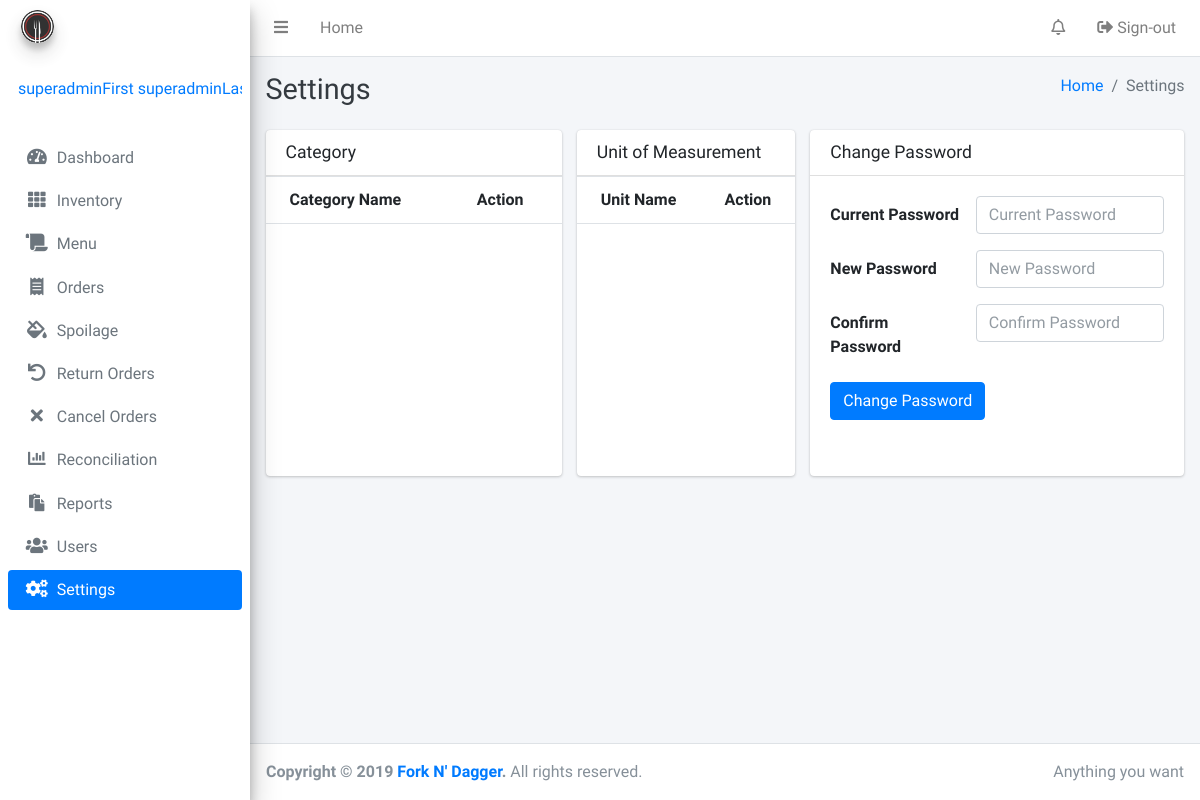
/settings.php (signed in), run on an earlier commit of the app's database.
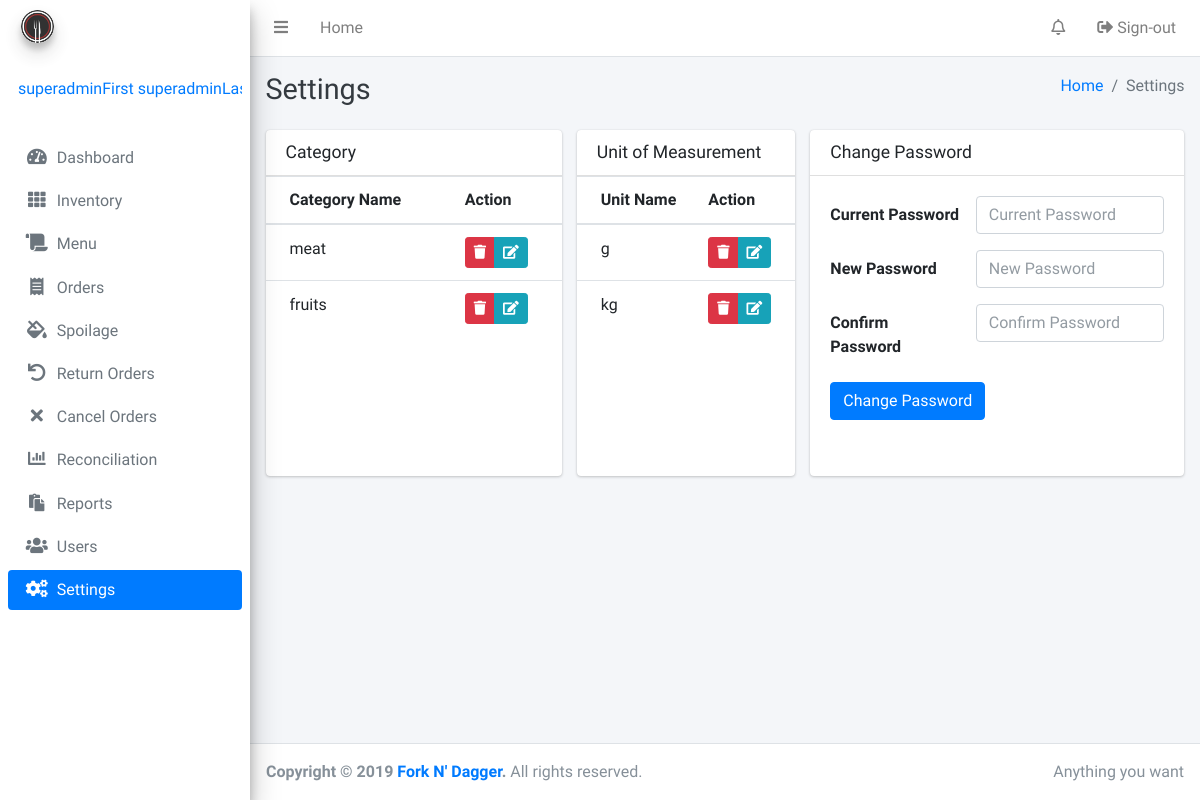
And on a later commit of the database.
### tables this page shows
CREATE TABLE IF NOT EXISTS `category` (
  `id` bigint(255) NOT NULL AUTO_INCREMENT,
  `categoryname` varchar(255) NOT NULL,
  PRIMARY KEY (`id`),
  UNIQUE KEY `categoryname` (`categoryname`)
);

CREATE TABLE IF NOT EXISTS `uom` (
  `id` bigint(255) NOT NULL AUTO_INCREMENT,
  `uomname` varchar(255) NOT NULL,
  PRIMARY KEY (`id`),
  UNIQUE KEY `name` (`uomname`)
);

### inc/session.php (called while the page is built, shortened)
<?php
	include 'inc/conn.php';;
	if(isset($_SESSION['admin'])){
		$query = $conn -> prepare("SELECT * FROM admins WHERE id = ? ");
		$query -> bind_param("s", $variable);
		$query -> execute();
		$result = $query->get_result();
		$user = mysqli_fetch_assoc($result);
		$role = $user['role'];
	}
	else{
		header('location: home.php');
		exit();
	}
?>

### settings.php (the view, shortened to what this page needs)
<?php include 'inc/session.php'; ?>
<?php include 'inc/header.php'; ?>
<body class="hold-transition sidebar-mini">
<div class="wrapper">
<?php
$current = "settings";
include 'inc/navbar.php'; ?>
        <?php if ($role == 'Super User'): ?>
  <div class="content-wrapper">
    <div class="content-header">
      <div class="container-fluid">
        <div class="row mb-2">
          <div class="col-sm-6">
            <h1 class="m-0 text-dark">Settings</h1>
          </div>
          <div class="col-sm-6">
            <ol class="breadcrumb float-sm-right">
              <li class="breadcrumb-item"><a href="home.php">Home</a></li>
              <li class="breadcrumb-item active">Settings</li>
            </ol>
          </div>
        </div>
      </div>
    </div>
    <div class="content">
      <div class="container-fluid">
         <div class="row">
          <div class="col-4">
            <div class="card">
              <div class="card-header">
                <h3 class="card-title"><h3 class="card-title">Category</h3></h3>
              </div>
              <div class="card-body table-responsive p-0" style="height: 300px;">
                <table class="table table-head-fixed">
                  <thead>
                  <tr>
                    <th width="170">Category Name</th>
                    <th width="30">Action</th>
                  </tr>
                  </thead>
                  <tbody>
                  <?php
                  $result3 = mysqli_query($conn, "SELECT * FROM category");
                  while ($row = mysqli_fetch_array($result3)) {
                        ?>
                  <tr>
                    <td><?php echo $row['categoryname'];?></td>
                    <td>
                      <div class="btn-group btn-group-sm">
                        <a data-toggle='modal' data-target='#deletecat<?php echo $row['id']; ?>' href='#deletecat?id=<?php echo $row['id']; ?>' class="btn btn-danger"><i class="fas fa-trash"></i></a>
                        <a data-toggle='modal' data-target='#editcat<?php echo $row['id']; ?>' href='#editcat?id=<?php echo $row['id']; ?>' class="btn btn-info"><i class="fas fa-edit"></i></a>
                      </div>
                    </td>
                  </tr>
                  <?php   } ?>
                  </tbody>
                </table>
              </div>
            </div>
          </div>
          <div class="col-3">
            <div class="card">
              <div class="card-header">
                <h3 class="card-title">Unit of Measurement</h3>
              </div>
              <div class="card-body table-responsive p-0" style="height: 300px;">
                <table class="table table-head-fixed">
                  <thead>
                  <tr>
                    <th width="170">Unit Name</th>
                    <th width="30">Action</th>
                  </tr>
                  </thead>
                  <tbody>
                  <?php
                  $result3 = mysqli_query($conn, "SELECT * FROM uom");
                  while ($row = mysqli_fetch_array($result3)) {
                        ?>
                  <tr>
                    <td><?php echo $row['uomname'];?></td>
                    <td>
                      <div class="btn-group btn-group-sm">
                        <a data-toggle='modal' data-target='#deleteuom<?php echo $row['id']; ?>' href='#deleteuom?id=<?php echo $row['id']; ?>' class="btn btn-danger"><i class="fas fa-trash"></i></a>
                        <a data-toggle='modal' data-target='#edituom<?php echo $row['id']; ?>' href='#edituom?id=<?php echo $row['id']; ?>' class="btn btn-info"><i class="fas fa-edit"></i></a>
                      </div>
                    </td>
                  </tr>
                  <?php   } ?>
                  </tbody>
                </table>
              </div>
            </div>
          </div>
            <div class="col-5">
            <div class="card">
              <div class="card-header">
                <h3 class="card-title">Change Password</h3>
              </div>
              <div class="card-body" style="height: 300px;">
                <form role="form" action="settings.php" method="POST">
                <div class="form-group row">
                  <label for="currentpassword" class="col-sm-5 col-form-label">Current Password</label>
                  <div class="col-sm-7">
                    <input type="password" class="form-control" placeholder="Current Password" name="currentpassword" required>
                  </div>
                </div>
                <div class="form-group row">
                  <label for="newpassword" class="col-sm-5 col-form-label">New Password</label>
                  <div class="col-sm-7">
                    <input type="password" class="form-control" placeholder="New Password" name="password" required>
                  </div>
                </div>
                <div class="form-group row">
                  <label for="cpassword" class="col-sm-5 col-form-label">Confirm Password</label>
                  <div class="col-sm-7">
                    <input type="password" class="form-control" placeholder="Confirm Password" name="cpassword" required>
                  </div>
                </div>
                <button type="submit" class="btn btn-primary" name="submit2">Change Password</button>
              </form>
              </div>
            </div>
             </div>
        </div>
      </div>
    </div>
  </div>
  <?php endif ?>
  <?php include 'inc/footer.php'; ?>
</div>
</body>
</html>

### inc/header.php (shortened to what this page needs)
<!DOCTYPE html>
<html lang="en">
<head>
  <link rel="stylesheet" href="plugins/fontawesome-free/css/all.min.css">
  <link rel="stylesheet" href="dist/css/adminlte.min.css">
  <link rel="stylesheet" href="plugins/datatables-bs4/css/dataTables.bootstrap4.css">
  <link rel="stylesheet" href="plugins/select2/css/select2.min.css">
  <link rel="stylesheet" href="plugins/select2-bootstrap4-theme/select2-bootstrap4.min.css">
  <link rel="stylesheet" href="plugins/icheck-bootstrap/icheck-bootstrap.min.css">
  <link rel="stylesheet" href="plugins/toastr/toastr.min.css">
</head>

### inc/navbar.php (shortened to what this page needs)
  <nav class="main-header navbar navbar-expand navbar-white navbar-light">
    <ul class="navbar-nav">
      <li class="nav-item">
        <a class="nav-link" data-widget="pushmenu" href="#"><i class="fas fa-bars"></i></a>
      </li>
      <li class="nav-item d-none d-sm-inline-block">
        <a href="index3.html" class="nav-link">Home</a>
      </li>
    </ul>
    <ul class="navbar-nav ml-auto">
      <li class="nav-item dropdown">
        <a class="nav-link" data-toggle="dropdown" href="#">
          <i class="far fa-bell"></i>
        </a>
      </li>
      <li class="nav-item">
        <a class="nav-link" href="logout.php"><i class="nav-icon fas fa-sign-out-alt"></i> Sign-out</a>
      </li>
    </ul>
  </nav>
  <aside class="main-sidebar sidebar-gray elevation-4">
    <a href="index3.html" class="brand-link">
      <img src="image/logo.png" alt="Fork N' Dagger Logo" class="brand-image img-circle elevation-3"
           style="opacity: .8">
      <span class="brand-text font-weight-light">Fork N' Dagger</span>
    </a>
    <div class="sidebar">
      <div class="user-panel mt-3 pb-3 mb-3 d-flex">
        <div class="info">
          <a href="#" class="d-block"><?php echo $user['firstname']. ' '.$user['lastname']; ?></a>
        </div>
      </div>
<?php
switch ($role): ?>
<?php case "Super User": ?>
      <nav class="mt-2">
        <ul class="nav nav-pills nav-sidebar flex-column" data-widget="treeview" role="menu" data-accordion="false">
          <li class="nav-item">
            <a href="index.php" class="nav-link <?php if($current == 'Dashboard') {echo 'active';} ?>">
              <i class="nav-icon fas fa-tachometer-alt"></i>
              <p>
                Dashboard
              </p>
            </a>
          </li>
          <li class="nav-item">
            <a href="inventory.php" class="nav-link <?php if($current == 'inventory') {echo 'active';} ?>" >
              <i class="nav-icon fas fa-th"></i>
              <p>
                Inventory
              </p>
            </a>
          </li>
          <li class="nav-item">
            <a href="menu.php" class="nav-link <?php if($current == 'menu') {echo 'active';} ?>">
              <i class="nav-icon fas fa-scroll"></i>
              <p>
                Menu
              </p>
            </a>
          </li>
          <li class="nav-item">
            <a href="order.php" class="nav-link <?php if($current == 'order') {echo 'active';} ?>">
              <i class="nav-icon fas fa-receipt"></i>
              <p>
                Orders
              </p>
            </a>
          </li>
          <li class="nav-item">
            <a href="spoilage.php" class="nav-link <?php if($current == 'spoilage') {echo 'active';} ?>">
              <i class="nav-icon fas fa-fill-drip"></i>
              <p>
                Spoilage
              </p>
            </a>
          </li>
          <li class="nav-item">
            <a href="returnorders.php" class="nav-link <?php if($current == 'return') {echo 'active';} ?>">
              <i class="nav-icon fas fa-undo"></i>
              <p>
                Return Orders
              </p>
            </a>
          </li>
          <li class="nav-item">
            <a href="cancelorders.php" class="nav-link <?php if($current == 'cancel') {echo 'active';} ?>">
              <i class="nav-icon fas fa-times"></i>
              <p>
                Cancel Orders
              </p>
            </a>
          </li>
          <li class="nav-item">
            <a href="reconciliation.php" class="nav-link <?php if($current == 'reconciliation') {echo 'active';} ?>">
              <i class="nav-icon fas fa-chart-bar"></i>
              <p>
                Reconciliation
              </p>
            </a>
          </li>
           <li class="nav-item">
            <a href="reports.php" class="nav-link <?php if($current == 'reports') {echo 'active';} ?>">
              <i class="nav-icon fas fa-paste"></i>
              <p>
                Reports
              </p>
            </a>
          </li>
          <li class="nav-item">
            <a href="users.php" class="nav-link <?php if($current == 'users') {echo 'active';} ?>">
              <i class="nav-icon fas fa-users"></i>
              <p>
                Users
              </p>
            </a>
          </li>
          <li class="nav-item">
            <a href="settings.php" class="nav-link <?php if($current == 'settings') {echo 'active';} ?>">
              <i class="nav-icon fas fa-cogs"></i>
              <p>
                Settings
              </p>
            </a>
          </li>
        </ul>
      </nav>
<?php break; ?>
<?php endswitch; ?>
    </div>
  </aside>

### inc/footer.php
<footer class="main-footer">
	<div class="float-right d-none d-sm-inline">
	  Anything you want
	</div>
	<strong>Copyright &copy; 2019 <a href="">Fork N' Dagger</a>.</strong> All rights reserved.
</footer>

### inc/header.php (style rules this page uses)
p, h1, h2, h3, h4, h5, h6, label, td, dt, dd { user-select: none; -webkit-user-select: none; -khtml-user-select: none; -moz-user-select: none; -ms-user-select: none; }

What changed in the data, as far as the page shows it:
added category: categoryname "meat"
added category: categoryname "fruits"
added uom: uomname "g"
added uom: uomname "kg"
